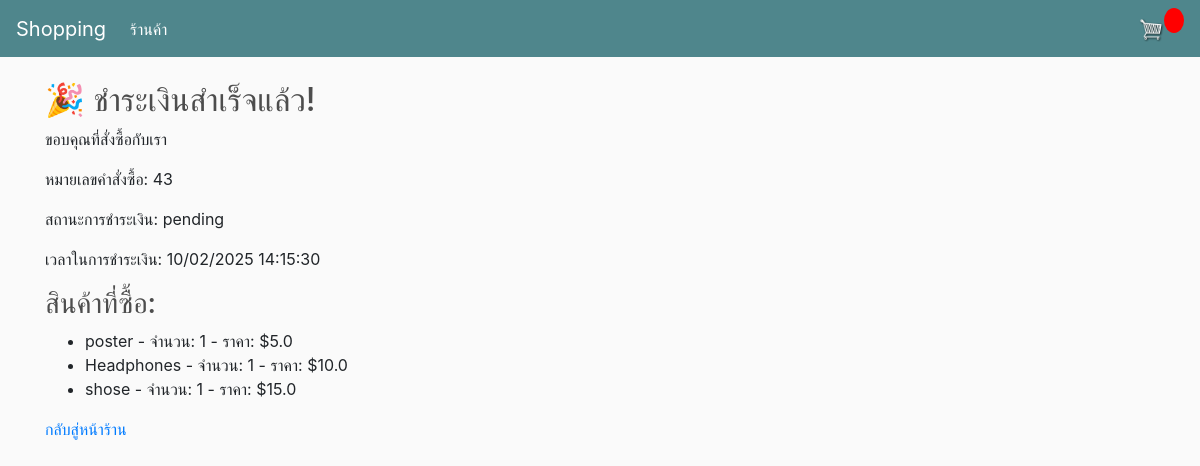
The app's page /payment_success/43/, older data.
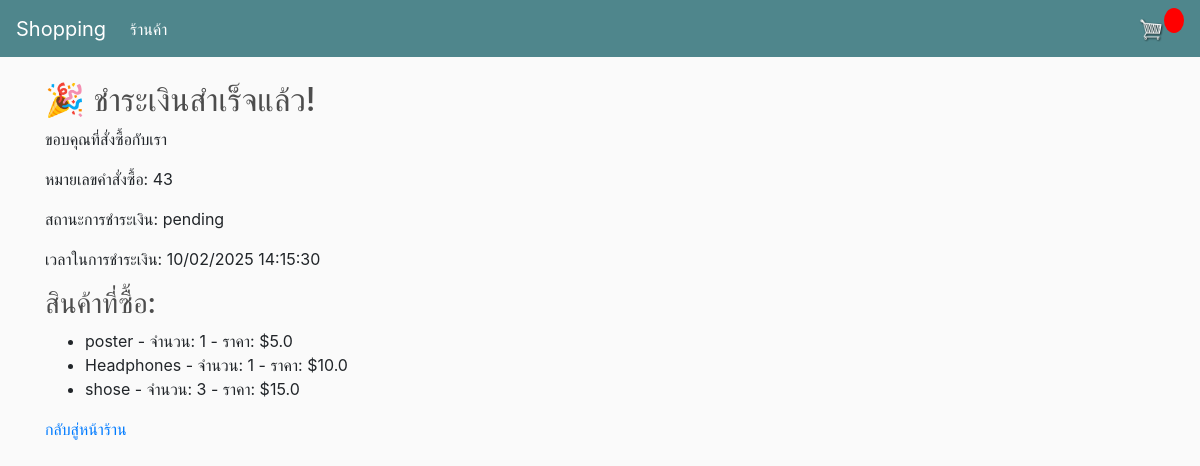
The same page, newer data.
### store/models.py (models this page shows, shortened)
class OrderItem(models.Model):
    product = models.ForeignKey(Product, on_delete=models.SET_NULL, null=True)
    order = models.ForeignKey(Order, on_delete=models.SET_NULL, null=True)
    quantity = models.IntegerField(default=0, null=True, blank=True)
    date_added = models.DateTimeField(auto_now_add=True)
    motor_rounds = models.IntegerField(default=1)  # เพิ่มฟิลด์จำนวนรอบที่มอเตอร์ต้องหมุน

class Product(models.Model):
    name = models.CharField(max_length=200)
    price = models.FloatField(null=False)  # ราคาของสินค้า
    image = models.ImageField(null=True, blank=True)  # รูปภาพของสินค้า
    digital = models.BooleanField(default=False, null=True, blank=True)  # สินค้าแบบดิจิทัลหรือไม่
    motor = models.ForeignKey(Motor, on_delete=models.SET_NULL, null=True, blank=True)  # การเชื่อมโยงกับมอเตอร์
    motor_rounds = models.IntegerField(default=1)  # จำนวนรอบที่มอเตอร์ต้องหมุน
    stock = models.IntegerField(default=0)

### store/views.py (the view)
# urls.py: path('payment_success/<int:order_id>/', views.payment_success, name='payment_success'),
def payment_success(request, order_id):
    logger.info(f"🔁 payment_success view ถูกเรียกด้วย order_id: {order_id}")
    order = get_object_or_404(Order, id=order_id)
    items = order.orderitem_set.all()  # ดึงสินค้าที่อยู่ในคำสั่งซื้อ
    payment_time = order.date_ordered.strftime('%d/%m/%Y %H:%M:%S')  # แสดงเวลาในการชำระเงิน
    if order.payment_status == 'successful':
        try:
            for item in items:
                product = item.product
                if product:  # ป้องกันกรณีสินค้าถูกลบไป
                    if hasattr(product, 'stock'):
                        product.stock = max(product.stock - item.quantity, 0)  # ห้ามติดลบ
                        product.save()
            add_motor_request(order_id)
            logger.info(f"✅ Motor controlled for order #{order_id}")
        except Exception as e:
            logger.error(f"❌ Error controlling motor or updating stock for order #{order_id}: {e}")
        if 'cart' in request.session:
            del request.session['cart']  # ลบคุกกี้หรือตัวแปรตะกร้าสินค้าออกจากเซสชั่น
            logger.info(f"Cart cleared for order #{order_id}")
        if request.user.is_authenticated:
            order.complete = True
            order.save()
            order_items = OrderItem.objects.filter(order=order)
            order_items.delete()
            logger.info(f"✅ Order #{order_id} marked as complete and cleared from user's cart")
    else:
        logger.warning(f"❌ Payment failed for Order #{order_id}, motor will not be controlled.")
    return render(request, 'store/payment_success.html', {
        'order': order,
        'items': items,  # ส่งข้อมูลสินค้าที่ซื้อไปยังเทมเพลต
        'payment_time': payment_time,  # ส่งเวลาในการชำระเงินไปยังเทมเพลต
    })

### store/templates/store/payment_success.html
{% extends 'store/main.html' %}
{% block content %}
    <h2>🎉 ชำระเงินสำเร็จแล้ว!</h2>
    <p>ขอบคุณที่สั่งซื้อกับเรา</p>
    <p>หมายเลขคำสั่งซื้อ: {{ order.id }}</p>
    <p>สถานะการชำระเงิน: {{ order.payment_status }}</p>
    <p>เวลาในการชำระเงิน: {{ payment_time }}</p>
    <h3>สินค้าที่ซื้อ:</h3>
    <ul>
        {% for item in items %}
            <li>{{ item.product.name }} - จำนวน: {{ item.quantity }} - ราคา: ${{ item.product.price }}</li>
        {% endfor %}
    </ul>
    <a href="/">กลับสู่หน้าร้าน</a>
{% endblock %}

Row changes from the older to the newer data that the page shows:
changed OrderItem "shose": quantity "1" → "3"
